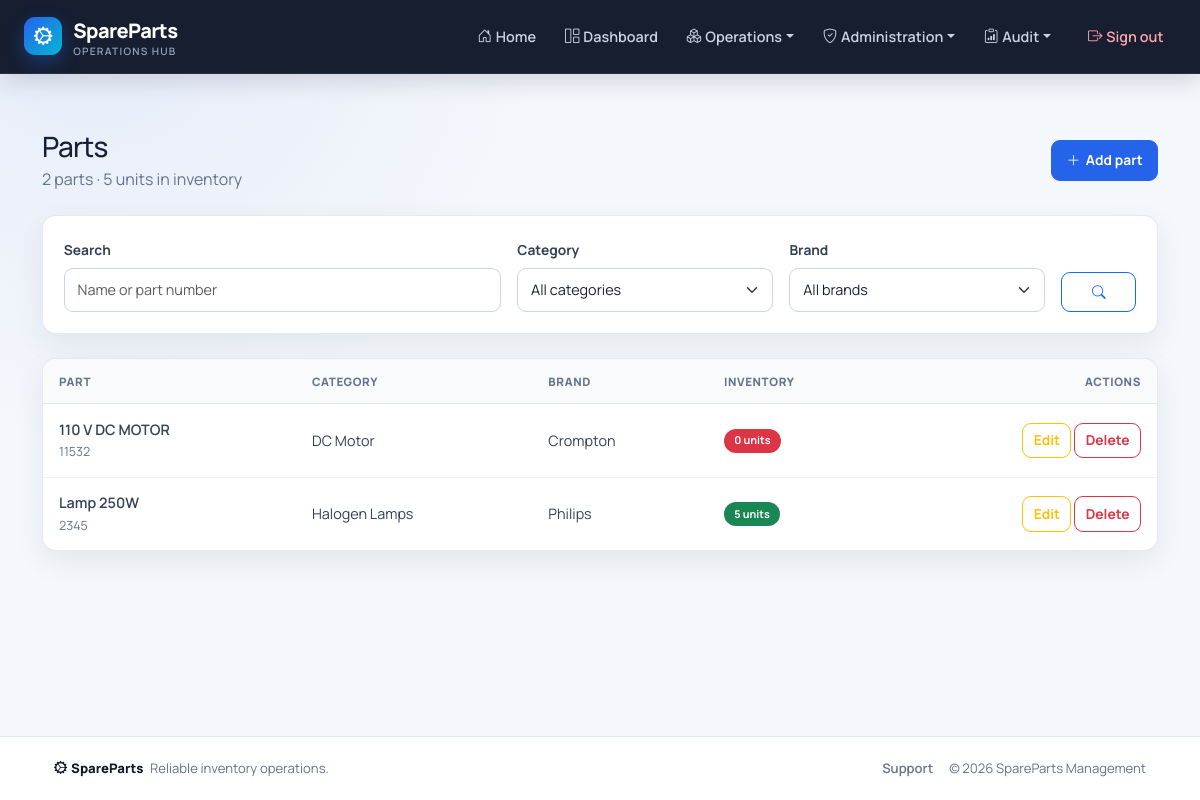
/parts/parts/ (signed in), run on an earlier commit of the app's database.
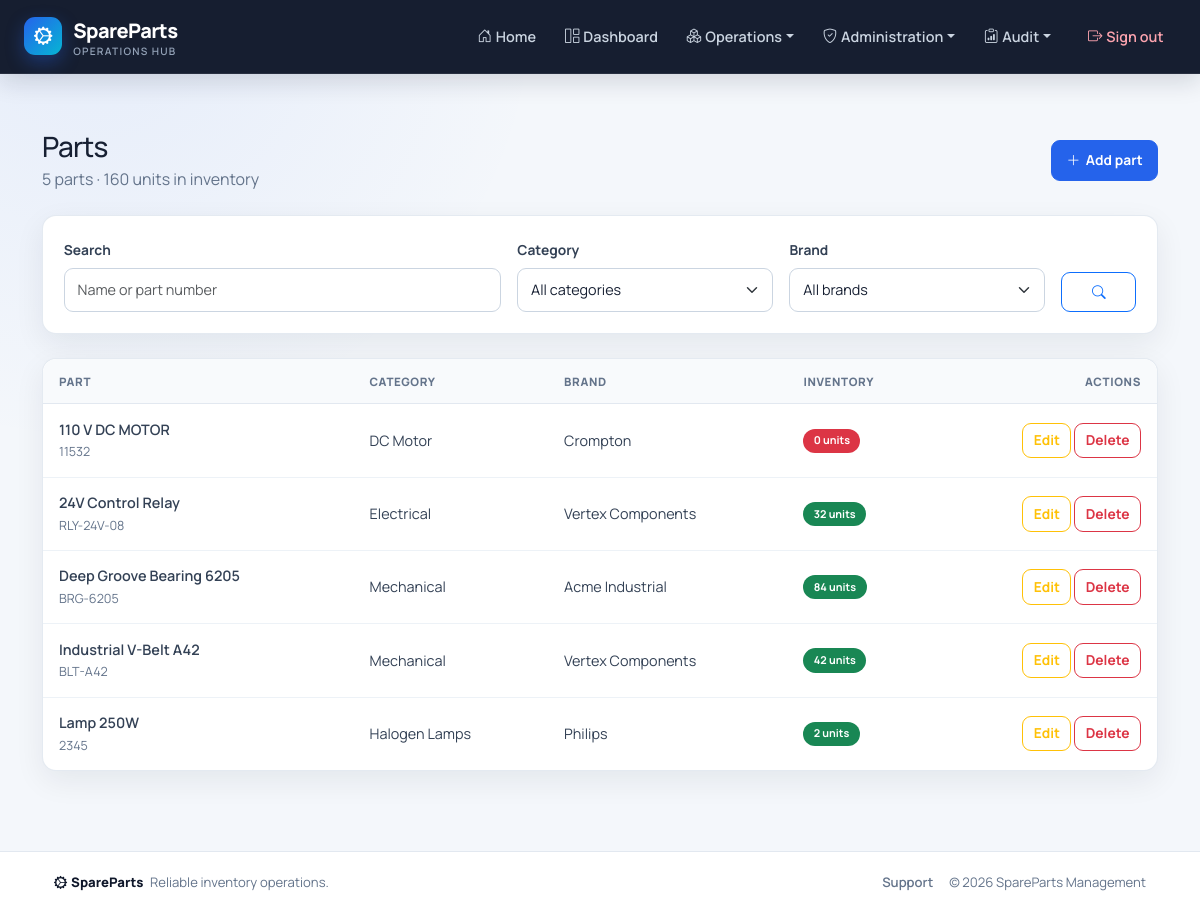
And on a later commit of the database.
### parts/models.py (models this page shows, shortened)
class Part(models.Model):
    name = models.CharField(max_length=200)
    part_number = models.CharField(max_length=50, unique=True)
    category = models.ForeignKey(Category, on_delete=models.SET_NULL, null=True)
    brand = models.ForeignKey(Brand, on_delete=models.SET_NULL, null=True)
    description = models.TextField(blank=True, null=True)
    barcode = models.CharField(max_length=100, blank=True, null=True)
    image = models.ImageField(upload_to='parts/', blank=True, null=True)

class Category(models.Model):
    name = models.CharField(max_length=100, unique=True)

class Brand(models.Model):
    name = models.CharField(max_length=100, unique=True)

### parts/views.py (the view)
# urls.py: path('parts/', views.PartListView.as_view(), name='part_list'),
class PartListView(LoginRequiredMixin, RoleRequiredMixin, ListView):
    model = Part
    template_name = 'part_list.html'
    context_object_name = 'parts'
    allowed_roles = ['admin', 'inventory_manager']
    def get_queryset(self):
        queryset = Part.objects.select_related('category', 'brand').annotate(
            stock_quantity=Sum('inventoryitem__quantity', default=0)
        )
        search = self.request.GET.get('search', '').strip()
        category = self.request.GET.get('category', '')
        brand = self.request.GET.get('brand', '')
        if search:
            queryset = queryset.filter(
                Q(name__icontains=search) | Q(part_number__icontains=search)
            )
        if category:
            queryset = queryset.filter(category_id=category)
        if brand:
            queryset = queryset.filter(brand_id=brand)
        return queryset.order_by('name')
    def get_context_data(self, **kwargs):
        context = super().get_context_data(**kwargs)
        context['categories'] = Category.objects.order_by('name')
        context['brands'] = Brand.objects.order_by('name')
        context['total_stock'] = sum(part.stock_quantity for part in context['parts'])
        return context

### core/models.py (called while the page is built)
    def has_access(self, code):
        if not self.is_authenticated or not self.is_active:
            return False
        if self.is_superuser:
            return True
        return self.get_effective_access_permissions().filter(code=code).exists()

### core/templatetags/rbac.py (called while the page is built)
@register.filter
def has_access(user, code):
    return bool(getattr(user, 'has_access', lambda unused: False)(code))

### parts/mixins.py (called while the page is built)
    def get_permission_required(self):
        if self.permission_required:
            return self.permission_required
        model_name = self.model._meta.model_name
        module = self.permission_modules.get(model_name, model_name)
        action = 'view' if self.__class__.__name__.endswith(('ListView', 'DetailView')) else 'manage'
        return f'{module}.{action}'

### templates/part_list.html (shortened to what this page needs)
{% extends "base.html" %}{% load rbac %}
{% block content %}
<div class="container py-4">
  <div class="d-flex justify-content-between align-items-center mb-4">
    <div><h1 class="h3 mb-1">Parts</h1><p class="text-muted mb-0">{{ parts|length }} part{{ parts|length|pluralize }} · {{ total_stock }} units in inventory</p></div>
    {% if user|has_access:'parts.manage' %}<a class="btn btn-primary" href="{% url 'parts:part_add' %}"><i class="bi bi-plus-lg"></i> Add part</a>{% endif %}
  </div>
  <form method="get" class="card card-body border-0 shadow-sm mb-4">
    <div class="row g-3">
      <div class="col-md-5"><label class="form-label" for="search">Search</label><input class="form-control" id="search" name="search" value="{{ request.GET.search }}" placeholder="Name or part number"></div>
      <div class="col-md-3"><label class="form-label" for="category">Category</label><select class="form-select" id="category" name="category"><option value="">All categories</option></select></div>
      <div class="col-md-3"><label class="form-label" for="brand">Brand</label><select class="form-select" id="brand" name="brand"><option value="">All brands</option></select></div>
      <div class="col-md-1 d-flex align-items-end"><button class="btn btn-outline-primary w-100" title="Apply filters"><i class="bi bi-search"></i></button></div>
    </div>
  </form>
  <div class="card border-0 shadow-sm"><div class="table-responsive"><table class="table table-hover align-middle mb-0">
    <thead class="table-light"><tr><th>Part</th><th>Category</th><th>Brand</th><th>Inventory</th><th class="text-end">Actions</th></tr></thead>
    <tbody>{% for part in parts %}<tr>
      <td><div class="fw-semibold">{{ part.name }}</div><small class="text-muted">{{ part.part_number }}</small></td>
      <td>{{ part.category.name|default:"Uncategorized" }}</td><td>{{ part.brand.name|default:"Unbranded" }}</td>
      <td><span class="badge {% if part.stock_quantity %}bg-success{% else %}bg-danger{% endif %}">{{ part.stock_quantity }} units</span></td>
      <td class="text-end">{% if user|has_access:'parts.manage' %}<a class="btn btn-sm btn-outline-warning" href="{% url 'parts:part_edit' part.pk %}">Edit</a> <a class="btn btn-sm btn-outline-danger" href="{% url 'parts:part_delete' part.pk %}">Delete</a>{% else %}<span class="text-muted">View only</span>{% endif %}</td>
    </tr>{% empty %}<tr><td colspan="5" class="text-center text-muted py-5">No parts match the current filters.</td></tr>{% endfor %}</tbody>
  </table></div></div>
</div>
{% endblock %}

What changed in the data, as far as the page shows it:
added Part: name "24V Control Relay", part_number "RLY-24V-08", category.name "Electrical", brand.name "Vertex Components", stock_quantity "32"
added Part: name "Deep Groove Bearing 6205", part_number "BRG-6205", category.name "Mechanical", brand.name "Acme Industrial", stock_quantity "84"
added Part: name "Industrial V-Belt A42", part_number "BLT-A42", category.name "Mechanical", brand.name "Vertex Components", stock_quantity "42"
computed for Part "Lamp 250W": stock_quantity "5" → "2"
Also different on the page:
{{ parts|length }}: "2" → "5"
{{ total_stock }}: "5" → "160"
